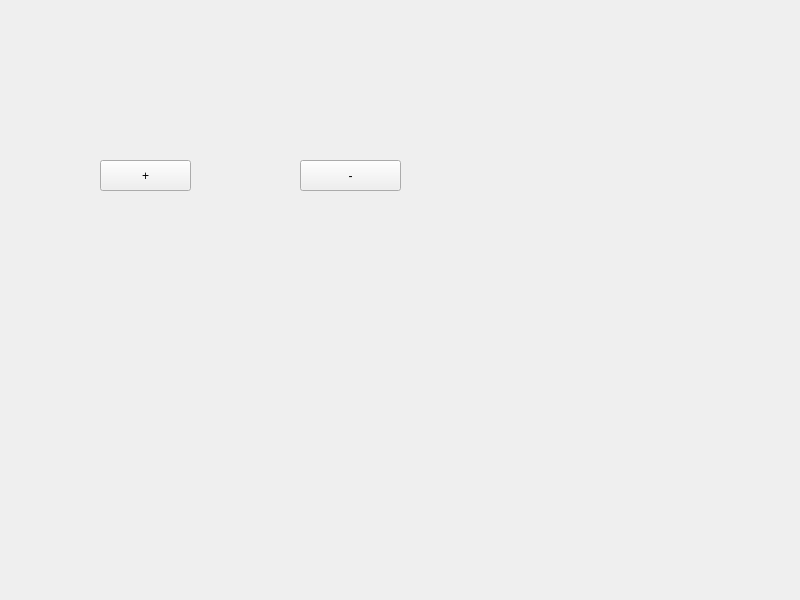
<?xml version="1.0" encoding="UTF-8"?>
<ui version="4.0">
 <class>Widget</class>
 <widget class="QWidget" name="Widget">
  <property name="geometry">
   <rect>
    <x>0</x>
    <y>0</y>
    <width>800</width>
    <height>600</height>
   </rect>
  </property>
  <property name="windowTitle">
   <string>Widget</string>
  </property>
  <widget class="QPushButton" name="pushButton_add">
   <property name="geometry">
    <rect>
     <x>100</x>
     <y>160</y>
     <width>91</width>
     <height>31</height>
    </rect>
   </property>
   <property name="text">
    <string>+</string>
   </property>
  </widget>
  <widget class="QPushButton" name="pushButton_sub">
   <property name="geometry">
    <rect>
     <x>300</x>
     <y>160</y>
     <width>101</width>
     <height>31</height>
    </rect>
   </property>
   <property name="text">
    <string>-</string>
   </property>
  </widget>
 </widget>
 <resources/>
 <connections/>
</ui>
